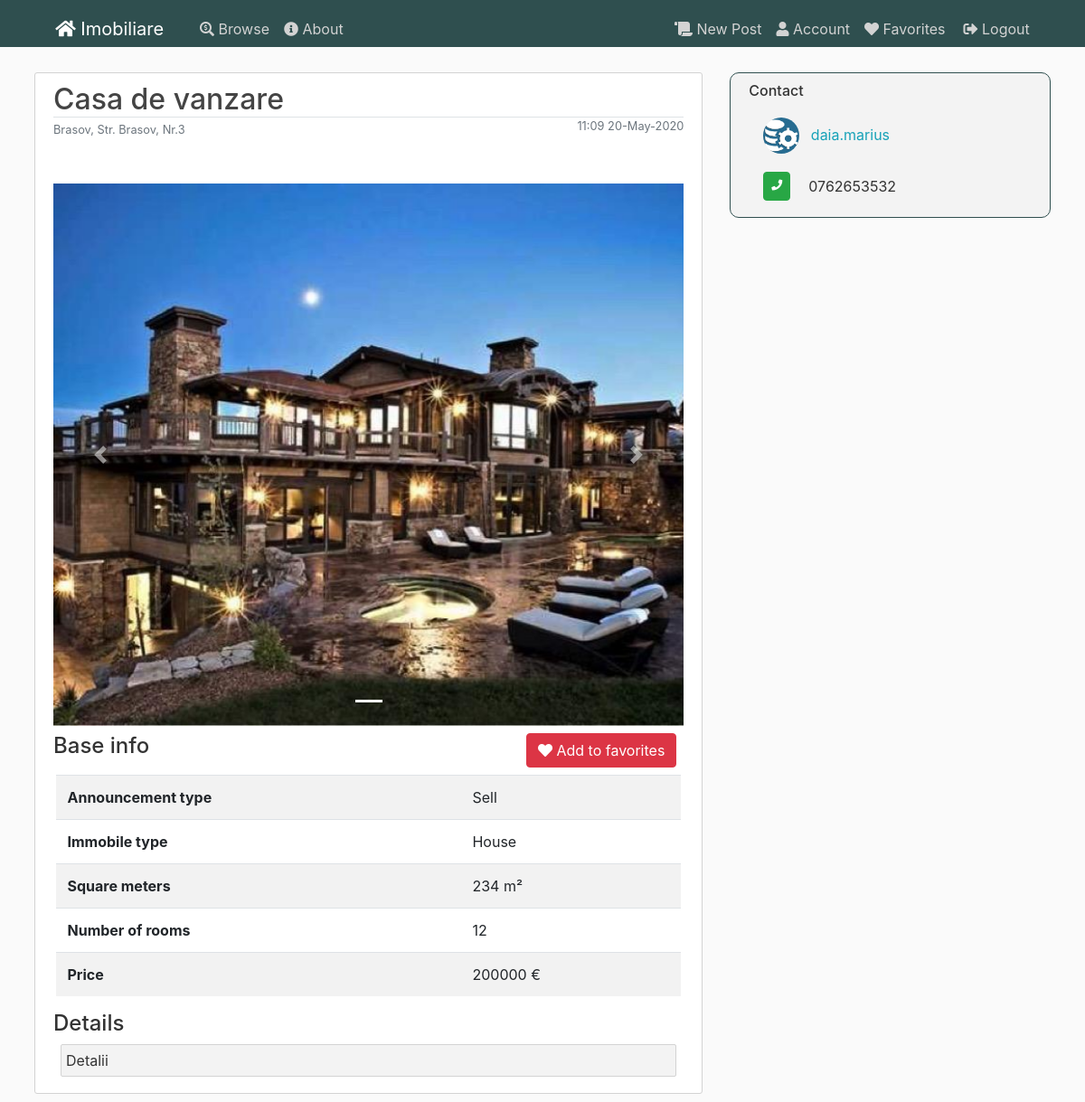
The app's page /post/6 (signed in), older data.
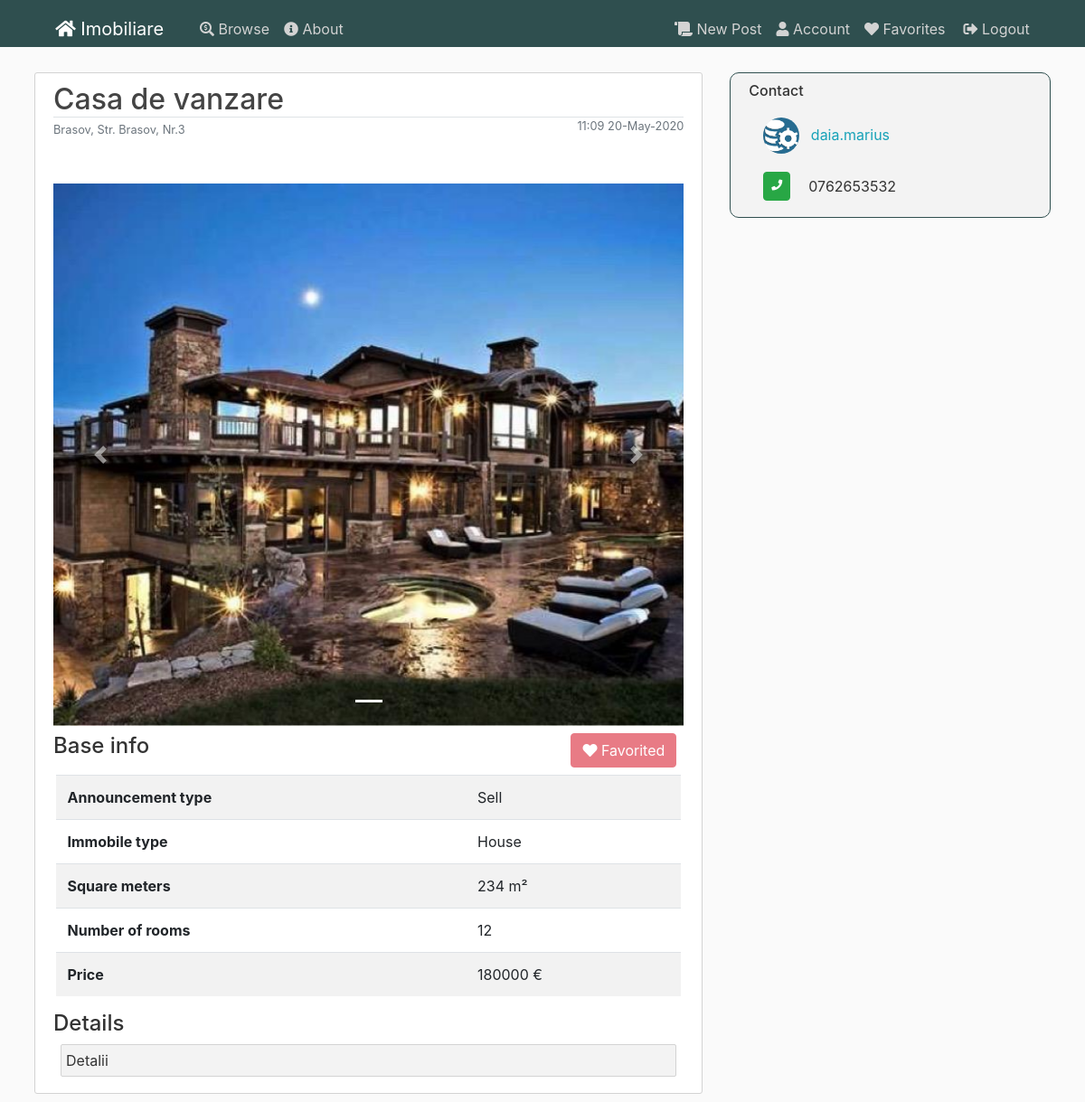
The same page, newer data.
### flaskblog/models.py (models this page shows, shortened)
class Post(db.Model):
    id = db.Column(db.Integer, primary_key=True)
    title = db.Column(db.String(100), nullable=False)
    date_posted = db.Column(db.DateTime, nullable=False, default=datetime.utcnow)
    content = db.Column(db.Text, nullable=False)
    user_id = db.Column(db.Integer, db.ForeignKey('user.id'), nullable=False)
    city_id = db.Column(db.Integer, db.ForeignKey('city.id'), nullable=False)
    anouncement_type = db.Column(db.String(20), nullable=False)
    house_type = db.Column(db.String(20), nullable=False)
    price = db.Column(db.Integer, nullable=False)
    square_meters = db.Column(db.Integer, nullable=False)
    number_rooms = db.Column(db.Integer, nullable=False)
    address = db.Column(db.String(100), nullable=False)
    phonenumber = db.Column(db.String(15), nullable=True)
    post = db.relationship('Image')
    favorited = db.relationship('User', secondary=user_favorites)

### flaskblog/posts/routes.py (the view)
@posts.route("/post/<int:post_id>")
def post(post_id):
    post = Post.query.get_or_404(post_id)
    images = Image.query.filter_by(post_id=post_id)
    return render_template('post.html',images=images, title=post.title, post=post,user=current_user)

### flaskblog/models.py (called while the page is built)
@login_manager.user_loader
def load_user(user_id):
    return User.query.get(int(user_id))

### flaskblog/templates/post.html (shortened to what this page needs)
{% extends "layout.html" %}
{% set active_page = "announcement" %}
{% block content %}
<article class=" content-section">
  <h2 class="article-title border-bottom mb-0">{{ post.title }}</h2>
  <div class="article-metadata mb-5">
    <small class="text-muted">{{post.city.name}}, {{post.address}}</small>
    <small class="text-muted float-right">{{ post.date_posted.strftime('%H:%M %d-%B-%Y') }}</small><br>
  </div>
  <div id="carouselExampleIndicators" class="carousel slide" data-ride="carousel">
    <ol class="carousel-indicators">
      {% for image in images %}
        <li data-target="#carouselExampleIndicators" data-slide-to="{{loop.index-1}}" class="{{ 'active' if loop.index == 1 else '' }}"></li>
      {% endfor %}
    </ol>
    <div class="carousel-inner">
      {% if images.count() !=0 %}
        {% for image in images %}
          <div class="carousel-item {{ 'active' if loop.index == 1 else '' }}">
            <img class="d-block w-100 post-image" src="/static/post_pics/{{image.name}}">
          </div>
        {% endfor %}
      {% else %}
        <div class="carousel-item active">
          <img class="d-block w-100 post-image" src="/static/defaults/house.png">
        </div>
      {% endif %}
    </div>
    <a class="carousel-control-prev" href="#carouselExampleIndicators" role="button" data-slide="prev">
      <span class="carousel-control-prev-icon" aria-hidden="true"></span>
    </a>
    <a class="carousel-control-next" href="#carouselExampleIndicators" role="button" data-slide="next">
      <span class="carousel-control-next-icon" aria-hidden="true"></span>
    </a>
  </div>
  {% if post.author != current_user %}
  <form method="POST" action="{{ url_for('posts.favorite_post', post_id=post.id,user_id=current_user.id) }}">
    <button class="btn btn-danger white float-right article-type m-2"  {{ 'disabled' if post in user.favorites }}><i class="fas fa-heart"></i>
      {% if post in user.favorites %}
        Favorited
      {% else %}
        Add to favorites
      {% endif %}
      </button>
  </form>
  {% endif %}
  <h4 class="mt-2">Base info</h4>
  <div class="">
    <table class="table table-striped">
        <tr>
          <th scope="col">Announcement type</th>
          <td class="text-left">{{post.anouncement_type}}</td>
        </tr>
        <tr>
          <th scope="col">Immobile type</th>
          <td>{{post.house_type}}</td>
        </tr>
        <tr>
          <th scope="col">Square meters</th>
          <td>{{post.square_meters}} m²</td>
        </tr>
        <tr>
          <th scope="col">Number of rooms</th>
          <td>{{post.number_rooms}}</td>
        </tr>
        <tr>
          <th scope="col">Price</th>
          <td>{{post.price}} €</td>
        </tr>
    </table>
    <div>
      <h4>Details</h4>
      <div class="check-response-bg m-2">{{post.content}}</div>
    </div>
  </div>
</article>
{% endblock content %}
{% block sidecol %}
  <div class="content-section user-bg">
    <h6>Contact</h6>
    <div class="d-flex">
      <div class="pl-3 pr-5 table-row"
        data-href="{{ url_for('users.user_posts', username=post.author.username) }}">
        <img class="rounded-circle post-account-img" src="/static/profile_pics/{{post.author.image_file}}">
          <a class="ml-2"
          href="{{ url_for('users.user_posts', username=post.author.username) }}">{{ post.author.username }}</a>
      </div>
    </div>
    <div class="d-flex pl-2">
      <a class="btn btn-success badge m-2 p-2"><i class="fas fa-phone"></i></a>
      <p class="p-1 m-2">{{post.author.phonenumber}}</p>
      {% if current_user %}
    </div>
      {% endif %}
{% endblock %}

Row changes from the older to the newer data that the page shows:
changed Post "Casa de vanzare": price "200000" → "180000"
Text that changed along with them:
text no longer shown: "Add to favorites"
text now shown: "Favorited"
